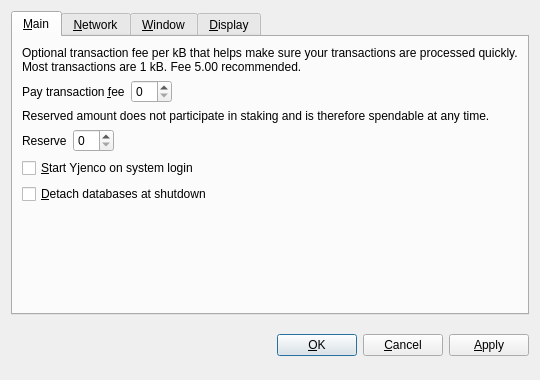
<?xml version="1.0" encoding="UTF-8"?>
<ui version="4.0">
 <class>OptionsDialog</class>
 <widget class="QDialog" name="OptionsDialog">
  <property name="geometry">
   <rect>
    <x>0</x>
    <y>0</y>
    <width>540</width>
    <height>380</height>
   </rect>
  </property>
  <property name="windowTitle">
   <string>Options</string>
  </property>
  <property name="modal">
   <bool>true</bool>
  </property>
  <layout class="QVBoxLayout" name="verticalLayout">
   <item>
    <widget class="QTabWidget" name="tabWidget">
     <property name="tabPosition">
      <enum>QTabWidget::North</enum>
     </property>
     <property name="currentIndex">
      <number>0</number>
     </property>
     <widget class="QWidget" name="tabMain">
      <attribute name="title">
       <string>&amp;Main</string>
      </attribute>
      <layout class="QVBoxLayout" name="verticalLayout_Main">
       <item>
        <widget class="QLabel" name="transactionFeeInfoLabel">
         <property name="text">
          <string>Optional transaction fee per kB that helps make sure your transactions are processed quickly. Most transactions are 1 kB. Fee 5.00 recommended.</string>
         </property>
         <property name="textFormat">
          <enum>Qt::PlainText</enum>
         </property>
         <property name="wordWrap">
          <bool>true</bool>
         </property>
        </widget>
       </item>
       <item>
        <layout class="QHBoxLayout" name="horizontalLayoutFee">
         <item>
          <widget class="QLabel" name="transactionFeeLabel">
           <property name="text">
            <string>Pay transaction &amp;fee</string>
           </property>
           <property name="textFormat">
            <enum>Qt::PlainText</enum>
           </property>
           <property name="buddy">
            <cstring>transactionFee</cstring>
           </property>
          </widget>
         </item>
         <item>
          <widget class="BitcoinAmountField" name="transactionFee"/>
         </item>
         <item>
          <spacer name="horizontalSpacerFee">
           <property name="orientation">
            <enum>Qt::Horizontal</enum>
           </property>
           <property name="sizeHint" stdset="0">
            <size>
             <width>40</width>
             <height>20</height>
            </size>
           </property>
          </spacer>
         </item>
        </layout>
       </item>
       <item>
        <widget class="QLabel" name="reserveBalanceInfoLabel">
         <property name="text">
          <string>Reserved amount does not participate in staking and is therefore spendable at any time.</string>
         </property>
         <property name="textFormat">
          <enum>Qt::PlainText</enum>
         </property>
         <property name="wordWrap">
          <bool>true</bool>
         </property>
        </widget>
       </item>
       <item>
        <layout class="QHBoxLayout" name="horizontalLayoutReserveBalance">
         <item>
          <widget class="QLabel" name="reserveBalanceLabel">
           <property name="text">
            <string>Reserve</string>
           </property>
           <property name="textFormat">
            <enum>Qt::PlainText</enum>
           </property>
           <property name="buddy">
            <cstring>reserveBalance</cstring>
           </property>
          </widget>
         </item>
         <item>
          <widget class="BitcoinAmountField" name="reserveBalance"/>
         </item>
         <item>
          <spacer name="horizontalSpacerReserveBalance">
           <property name="orientation">
            <enum>Qt::Horizontal</enum>
           </property>
           <property name="sizeHint" stdset="0">
            <size>
             <width>40</width>
             <height>20</height>
            </size>
           </property>
          </spacer>
         </item>
        </layout>
       </item>
       <item>
        <widget class="QCheckBox" name="bitcoinAtStartup">
         <property name="toolTip">
          <string>Automatically start Yjenco after logging in to the system.</string>
         </property>
         <property name="text">
          <string>&amp;Start Yjenco on system login</string>
         </property>
        </widget>
       </item>
       <item>
        <widget class="QCheckBox" name="detachDatabases">
         <property name="toolTip">
          <string>Detach block and address databases at shutdown. This means they can be moved to another data directory, but it slows down shutdown. The wallet is always detached.</string>
         </property>
         <property name="text">
          <string>&amp;Detach databases at shutdown</string>
         </property>
        </widget>
       </item>
       <item>
        <spacer name="verticalSpacer_Main">
         <property name="orientation">
          <enum>Qt::Vertical</enum>
         </property>
         <property name="sizeHint" stdset="0">
          <size>
           <width>20</width>
           <height>40</height>
          </size>
         </property>
        </spacer>
       </item>
      </layout>
     </widget>
     <widget class="QWidget" name="tabNetwork">
      <attribute name="title">
       <string>&amp;Network</string>
      </attribute>
      <layout class="QVBoxLayout" name="verticalLayout_Network">
       <item>
        <widget class="QCheckBox" name="mapPortUpnp">
         <property name="toolTip">
          <string>Automatically open the Yjenco client port on the router. This only works when your router supports UPnP and it is enabled.</string>
         </property>
         <property name="text">
          <string>Map port using &amp;UPnP</string>
         </property>
        </widget>
       </item>
       <item>
        <widget class="QCheckBox" name="connectSocks">
         <property name="toolTip">
          <string>Connect to the Yjenco network through a SOCKS proxy (e.g. when connecting through Tor).</string>
         </property>
         <property name="text">
          <string>&amp;Connect through SOCKS proxy:</string>
         </property>
        </widget>
       </item>
       <item>
        <layout class="QHBoxLayout" name="horizontalLayout_Network">
         <item>
          <widget class="QLabel" name="proxyIpLabel">
           <property name="text">
            <string>Proxy &amp;IP:</string>
           </property>
           <property name="textFormat">
            <enum>Qt::PlainText</enum>
           </property>
           <property name="buddy">
            <cstring>proxyIp</cstring>
           </property>
          </widget>
         </item>
         <item>
          <widget class="QValidatedLineEdit" name="proxyIp">
           <property name="maximumSize">
            <size>
             <width>140</width>
             <height>16777215</height>
            </size>
           </property>
           <property name="toolTip">
            <string>IP address of the proxy (e.g. 127.0.0.1)</string>
           </property>
          </widget>
         </item>
         <item>
          <widget class="QLabel" name="proxyPortLabel">
           <property name="text">
            <string>&amp;Port:</string>
           </property>
           <property name="textFormat">
            <enum>Qt::PlainText</enum>
           </property>
           <property name="buddy">
            <cstring>proxyPort</cstring>
           </property>
          </widget>
         </item>
         <item>
          <widget class="QLineEdit" name="proxyPort">
           <property name="maximumSize">
            <size>
             <width>55</width>
             <height>16777215</height>
            </size>
           </property>
           <property name="toolTip">
            <string>Port of the proxy (e.g. 9050)</string>
           </property>
          </widget>
         </item>
         <item>
          <widget class="QLabel" name="socksVersionLabel">
           <property name="text">
            <string>SOCKS &amp;Version:</string>
           </property>
           <property name="textFormat">
            <enum>Qt::PlainText</enum>
           </property>
           <property name="buddy">
            <cstring>socksVersion</cstring>
           </property>
          </widget>
         </item>
         <item>
          <widget class="QValueComboBox" name="socksVersion">
           <property name="toolTip">
            <string>SOCKS version of the proxy (e.g. 5)</string>
           </property>
          </widget>
         </item>
         <item>
          <spacer name="horizontalSpacer_Network">
           <property name="orientation">
            <enum>Qt::Horizontal</enum>
           </property>
           <property name="sizeHint" stdset="0">
            <size>
             <width>40</width>
             <height>20</height>
            </size>
           </property>
          </spacer>
         </item>
        </layout>
       </item>
       <item>
        <spacer name="verticalSpacer_Network">
         <property name="orientation">
          <enum>Qt::Vertical</enum>
         </property>
         <property name="sizeHint" stdset="0">
          <size>
           <width>20</width>
           <height>40</height>
          </size>
         </property>
        </spacer>
       </item>
      </layout>
     </widget>
     <widget class="QWidget" name="tabWindow">
      <attribute name="title">
       <string>&amp;Window</string>
      </attribute>
      <layout class="QVBoxLayout" name="verticalLayout_Window">
       <item>
        <widget class="QCheckBox" name="minimizeToTray">
         <property name="toolTip">
          <string>Show only a tray icon after minimizing the window.</string>
         </property>
         <property name="text">
          <string>&amp;Minimize to the tray instead of the taskbar</string>
         </property>
        </widget>
       </item>
       <item>
        <widget class="QCheckBox" name="minimizeOnClose">
         <property name="toolTip">
          <string>Minimize instead of exit the application when the window is closed. When this option is enabled, the application will be closed only after selecting Quit in the menu.</string>
         </property>
         <property name="text">
          <string>M&amp;inimize on close</string>
         </property>
        </widget>
       </item>
       <item>
        <spacer name="verticalSpacer_Window">
         <property name="orientation">
          <enum>Qt::Vertical</enum>
         </property>
         <property name="sizeHint" stdset="0">
          <size>
           <width>20</width>
           <height>40</height>
          </size>
         </property>
        </spacer>
       </item>
      </layout>
     </widget>
     <widget class="QWidget" name="tabDisplay">
      <attribute name="title">
       <string>&amp;Display</string>
      </attribute>
      <layout class="QVBoxLayout" name="verticalLayout_Display">
       <item>
        <layout class="QHBoxLayout" name="horizontalLayout_1_Display">
         <item>
          <widget class="QLabel" name="langLabel">
           <property name="text">
            <string>User Interface &amp;language:</string>
           </property>
           <property name="textFormat">
            <enum>Qt::PlainText</enum>
           </property>
           <property name="buddy">
            <cstring>lang</cstring>
           </property>
          </widget>
         </item>
         <item>
          <widget class="QValueComboBox" name="lang">
           <property name="toolTip">
            <string>The user interface language can be set here. This setting will take effect after restarting Yjenco.</string>
           </property>
          </widget>
         </item>
        </layout>
       </item>
       <item>
        <layout class="QHBoxLayout" name="horizontalLayout_2_Display">
         <item>
          <widget class="QLabel" name="unitLabel">
           <property name="text">
            <string>&amp;Unit to show amounts in:</string>
           </property>
           <property name="textFormat">
            <enum>Qt::PlainText</enum>
           </property>
           <property name="buddy">
            <cstring>unit</cstring>
           </property>
          </widget>
         </item>
         <item>
          <widget class="QValueComboBox" name="unit">
           <property name="toolTip">
            <string>Choose the default subdivision unit to show in the interface and when sending coins.</string>
           </property>
          </widget>
         </item>
        </layout>
       </item>
       <item>
        <widget class="QCheckBox" name="displayAddresses">
         <property name="toolTip">
          <string>Whether to show Yjenco addresses in the transaction list or not.</string>
         </property>
         <property name="text">
          <string>&amp;Display addresses in transaction list</string>
         </property>
        </widget>
       </item>
       <item>
        <widget class="QCheckBox" name="coinControlFeatures">
         <property name="toolTip">
          <string>Whether to show coin control features or not.</string>
         </property>
         <property name="text">
          <string>Display coin &amp;control features (experts only!)</string>
         </property>
        </widget>
       </item>
       <item>
        <spacer name="verticalSpacer_Display">
         <property name="orientation">
          <enum>Qt::Vertical</enum>
         </property>
         <property name="sizeHint" stdset="0">
          <size>
           <width>20</width>
           <height>40</height>
          </size>
         </property>
        </spacer>
       </item>
      </layout>
     </widget>
    </widget>
   </item>
   <item>
    <layout class="QHBoxLayout" name="horizontalLayout_Buttons">
     <item>
      <spacer name="horizontalSpacer_1">
       <property name="orientation">
        <enum>Qt::Horizontal</enum>
       </property>
       <property name="sizeHint" stdset="0">
        <size>
         <width>40</width>
         <height>48</height>
        </size>
       </property>
      </spacer>
     </item>
     <item>
      <widget class="QLabel" name="statusLabel">
       <property name="font">
        <font>
         <weight>75</weight>
         <bold>true</bold>
        </font>
       </property>
       <property name="text">
        <string/>
       </property>
       <property name="textFormat">
        <enum>Qt::PlainText</enum>
       </property>
       <property name="wordWrap">
        <bool>true</bool>
       </property>
      </widget>
     </item>
     <item>
      <spacer name="horizontalSpacer_2">
       <property name="orientation">
        <enum>Qt::Horizontal</enum>
       </property>
       <property name="sizeHint" stdset="0">
        <size>
         <width>40</width>
         <height>48</height>
        </size>
       </property>
      </spacer>
     </item>
     <item>
      <widget class="QPushButton" name="okButton">
       <property name="text">
        <string>&amp;OK</string>
       </property>
      </widget>
     </item>
     <item>
      <widget class="QPushButton" name="cancelButton">
       <property name="text">
        <string>&amp;Cancel</string>
       </property>
       <property name="autoDefault">
        <bool>false</bool>
       </property>
      </widget>
     </item>
     <item>
      <widget class="QPushButton" name="applyButton">
       <property name="text">
        <string>&amp;Apply</string>
       </property>
       <property name="autoDefault">
        <bool>false</bool>
       </property>
      </widget>
     </item>
    </layout>
   </item>
  </layout>
 </widget>
 <customwidgets>
  <customwidget>
   <class>BitcoinAmountField</class>
   <extends>QSpinBox</extends>
   <header>bitcoinamountfield.h</header>
  </customwidget>
  <customwidget>
   <class>QValueComboBox</class>
   <extends>QComboBox</extends>
   <header>qvaluecombobox.h</header>
  </customwidget>
  <customwidget>
   <class>QValidatedLineEdit</class>
   <extends>QLineEdit</extends>
   <header>qvalidatedlineedit.h</header>
  </customwidget>
 </customwidgets>
 <resources/>
 <connections/>
</ui>
